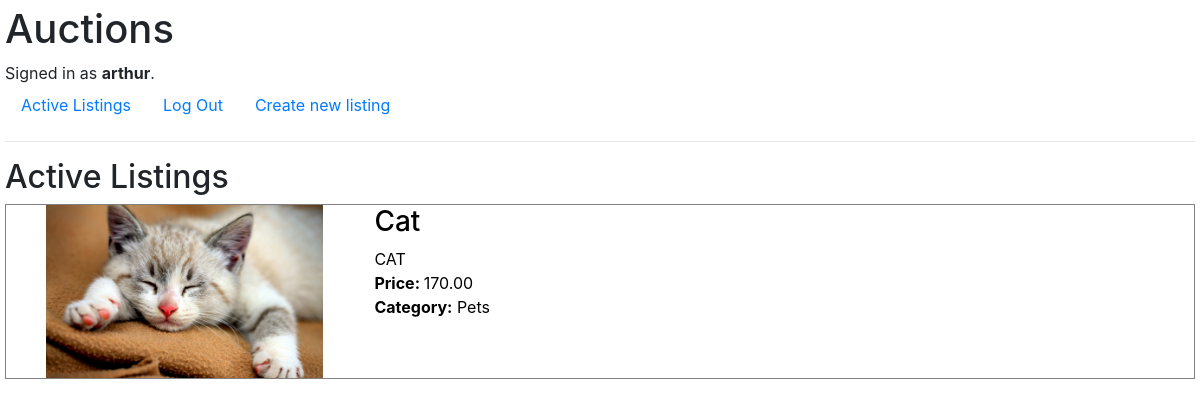
Screenshot of / (signed in) with the database file from the repository.
### auctions/models.py (models this page shows, shortened)
class User(AbstractUser):
    watchlist = models.ManyToManyField(
        "Listing", blank=True, related_name="watchers")

class Listing(models.Model):
    user = models.ForeignKey(
        settings.AUTH_USER_MODEL, on_delete=CASCADE, related_name="owner")
    bidder = models.ForeignKey(
        settings.AUTH_USER_MODEL,
        on_delete=SET_NULL,
        null=True,
        blank=True,
        related_name="bidder"
    )
    active = models.BooleanField(default=True)
    title = models.CharField(max_length=100)
    description = models.CharField(max_length=1000)
    price = MoneyField(
        verbose_name="Starting bid in $:",
        max_digits=14, decimal_places=2, default_currency="USD")
    image = models.ImageField(upload_to="uploads/",
                              verbose_name="Product image", blank=True)
    CATEGORY_CHOICES = [
        ("Pets", "Pets"),
        ("Furniture", "Furniture"),
        ("Cars", "Cars"),
        ("Human Parts", "Human Parts"),
        ("Houses", "Houses")
    ]
    category = models.CharField(
        max_length=100, blank=True, choices=CATEGORY_CHOICES)

### auctions/views.py (the view)
# urls.py: path("", views.index, name="index"),
def index(request):
    return render(request, "auctions/index.html", {
        "listings": Listing.objects.all()
    })

### auctions/templates/auctions/index.html (shortened to what this page needs)
{% extends "auctions/layout.html" %}
{% block body %}
    <h2>Active Listings </h2>
    <div class="listings-cont">
        {% for listing in listings%}
        <a href={% url "listing" listing.id %} class="listing-item-cont">
            {% if listing.image%}
                <div class="image-cont">
                    <img src="media/{{listing.image}}" alt="Photograph of product">
                </div>
            {% endif %}
            <div class="text-cont">
                <div class="title-cont">
                    <h3>{{listing.title}}</h3>
                </div>
                <div class="description-cont">
                    {{listing.description}}
                </div>
                <div class="price-cont">
                    <strong> Price: </strong> {{listing.price}}
                </div>
                {%if listing.category != None %}
                    <div class="category-cont">
                        <strong>Category:</strong> {{listing.category}}
                    </div>
            </div>
            {%endif%}
        </a>
        {%empty%}
        <h3>There are currently no active listings</h3>
        {%endfor%}
    </div>
{% endblock %}

### auctions/templates/auctions/layout.html (shortened to what this page needs)
{% load static %}
<!DOCTYPE html>
<html lang="en">
    <head>
        <link rel="stylesheet" href="https://stackpath.bootstrapcdn.com/bootstrap/4.4.1/css/bootstrap.min.css">
        <link href="{% static 'auctions/styles.css' %}" rel="stylesheet">
    </head>
    <body>
        <h1>Auctions</h1>
        <div>
            {% if user.is_authenticated %}
                Signed in as <strong>{{ user.username }}</strong>.
            {% else %}
                Not signed in.
            {% endif %}
        </div>
        <ul class="nav">
            <li class="nav-item">
                <a class="nav-link" href="{% url 'index' %}">Active Listings</a>
            </li>
            {% if user.is_authenticated %}
                <li class="nav-item">
                    <a class="nav-link" href="{% url 'logout' %}">Log Out</a>
                </li>
                <li class="nav-item">
                    <a class="nav-link" href="{% url 'new-listing' %}">Create new listing</a>
                </li>
            {% endif %}
        </ul>
        <hr>
        {% block body %}
        {% endblock %}
    </body>
</html>

### auctions/static/auctions/styles.css (style rules this page uses)
body { padding: 5px; }
.listings-cont .listing-item-cont { text-decoration: none; color: black; border: 1px solid grey; display: -webkit-box; display: -ms-flexbox; display: flex; -webkit-box-orient: horizontal; -webkit-box-direction: normal; -ms-flex-direction: row; flex-direction: row; height: 175px; margin-bottom: 10px; }
.listings-cont .image-cont { -ms-flex-preferred-size: 30%; flex-basis: 30%; display: -webkit-box; display: -ms-flexbox; display: flex; -webkit-box-orient: horizontal; -webkit-box-direction: normal; -ms-flex-direction: row; flex-direction: row; -webkit-box-pack: center; -ms-flex-pack: center; justify-content: center; -webkit-box-flex: 1; -ms-flex-positive: 1; flex-grow: 1; }
.listings-cont .image-cont img { max-width: 100%; max-height: 100%; width: auto; height: auto; }
.listings-cont .text-cont { -ms-flex-preferred-size: 70%; flex-basis: 70%; padding-left: 1vw; -webkit-box-flex: 1; -ms-flex-positive: 1; flex-grow: 1; }

### rows the page displays
User: username "arthur"
Listing: image (picture), title "Cat", description "CAT", price "170.00", category "Pets"
